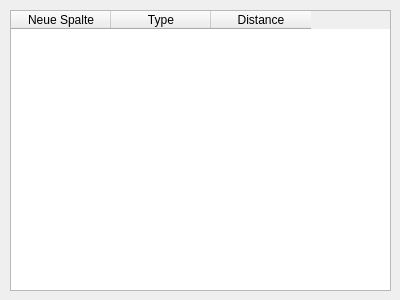
<?xml version="1.0" encoding="UTF-8"?>
<ui version="4.0">
 <class>dlgImpacts</class>
 <widget class="QDialog" name="dlgImpacts">
  <property name="geometry">
   <rect>
    <x>0</x>
    <y>0</y>
    <width>400</width>
    <height>300</height>
   </rect>
  </property>
  <property name="windowTitle">
   <string>Impacts Table</string>
  </property>
  <widget class="QTableWidget" name="tblImpacts">
   <property name="geometry">
    <rect>
     <x>10</x>
     <y>10</y>
     <width>381</width>
     <height>281</height>
    </rect>
   </property>
   <property name="alternatingRowColors">
    <bool>true</bool>
   </property>
   <column>
    <property name="text">
     <string>Neue Spalte</string>
    </property>
   </column>
   <column>
    <property name="text">
     <string>Type</string>
    </property>
   </column>
   <column>
    <property name="text">
     <string>Distance</string>
    </property>
   </column>
  </widget>
 </widget>
 <resources/>
 <connections/>
</ui>
